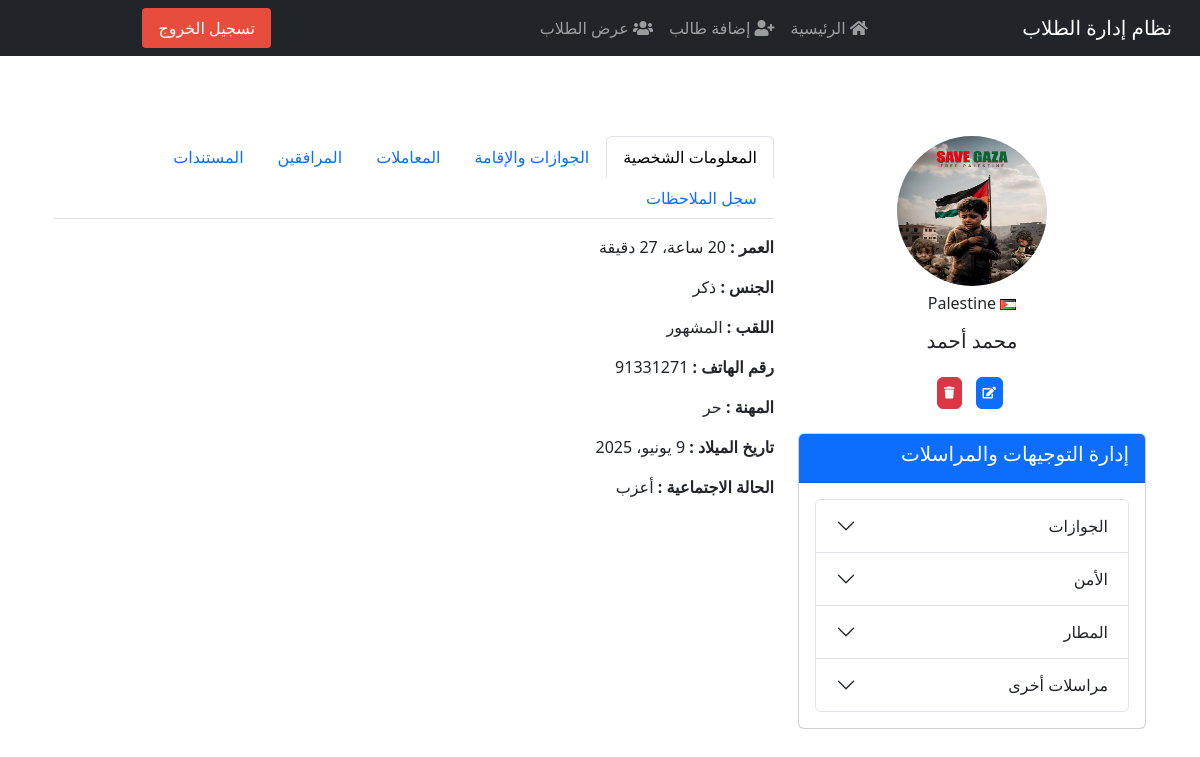
Page /student/students/1/ (signed in) on the committed database.
### students/models.py (models this page shows, shortened)
class Student(models.Model):
    class Meta:
        verbose_name        = "الطالب"
        verbose_name_plural = "الطلاب"
    image = models.ImageField(upload_to='students_images/', blank=True, null=True, verbose_name="صورة الطالب")
    note = models.TextField(blank=True, null=True, verbose_name="ملاحظة")
    GENDER_CHOICES = [
        ('M', 'ذكر'),
        ('F', 'أنثى'),
    ]
    nationality = CountryField(verbose_name="الجنسية")
    MARITAL_STATUS_CHOICES = [
        ('single', 'أعزب'),
        ('married', 'متزوج'),
        ('divorced', 'مطلق'),
        ('widowed', 'أرمل'),
    ]
    first_name = models.CharField(max_length=100, verbose_name="الاسم الأول")
    last_name = models.CharField(max_length=100, verbose_name="اللقب")
    birth_date = models.DateField(verbose_name="تاريخ الميلاد")
    gender = models.CharField(max_length=1, choices=GENDER_CHOICES, verbose_name="الجنس")
    image = models.ImageField(upload_to='students_images/', blank=True, null=True, verbose_name="صورة الطالب")
    nationality = CountryField(verbose_name="الجنسية")
    job = models.CharField(max_length=100, verbose_name="الوظيفة", blank=True, null=True)
    marital_status = models.CharField(max_length=10, choices=MARITAL_STATUS_CHOICES, verbose_name="الحالة الاجتماعية")
    passport_number = models.CharField(max_length=50, blank=True, null=True, verbose_name="رقم الجواز")
    registration_number = models.CharField(max_length=50, blank=True, null=True, verbose_name="رقم التسجيل")
    place_of_issue = models.CharField(max_length=100, blank=True, null=True, verbose_name="مكان الإصدار")
    passport_number_old = models.CharField(max_length=50, blank=True, null=True)
    purpose = models.CharField(max_length=100, blank=True, null=True, verbose_name="الغرض")
    registration_place = models.CharField(max_length=100, blank=True, null=True, verbose_name="مكان التسجيل")
    visa_number = models.CharField(max_length=50, blank=True, null=True, verbose_name="رقم التأشيرة")
    date_of_issued = models.DateField(blank=True, null=True, verbose_name="تاريخ الإصدار")
    port_name = models.CharField(max_length=100, blank=True, null=True, verbose_name="اسم الميناء")
    date_of_registration = models.DateField(blank=True, null=True, verbose_name="تاريخ التسجيل")
    place_of_issued_residence = models.CharField(max_length=100, blank=True, null=True, verbose_name="مكان إصدار الإقامة")
    residence_number = models.CharField(max_length=50, blank=True, null=True, verbose_name="رقم الإقامة")
    residence_issue_place = models.CharField(max_length=100, blank=True, null=True, verbose_name="مكان إصدار الإقامة")
    residence_issued_date = models.DateField(blank=True, null=True, verbose_name="تاريخ إصدار الإقامة")
    residence_end_date = models.DateField(blank=True, null=True, verbose_name="تاريخ انتهاء الإقامة")
    reference_number = models.CharField(max_length=50, blank=True, null=True, verbose_name="الرقم المرجعي")
    entry_date = models.DateField(blank=True, null=True, verbose_name="تاريخ الدخول")
    end_date = models.DateField(blank=True, null=True, verbose_name="تاريخ المغادرة")
    registration_date = models.DateField(blank=True, null=True, verbose_name="تاريخ التسجيل")
    end_registration_date = models.DateField(blank=True, null=True, verbose_name="تاريخ انتهاء التسجيل")
    type_of_services = models.CharField(max_length=100, blank=True, null=True, verbose_name="نوع الخدمات")
    issuing_authority = models.CharField(max_length=100, blank=True, null=True, verbose_name="الجهة المصدرة")
    phone_number = models.CharField(max_length=20, blank=True, null=True, verbose_name="رقم الهاتف")
    companion_name = models.CharField(max_length=100, blank=True, null=True, verbose_name="اسم المرافق")
    companion_nationality = models.CharField(max_length=100, blank=True, null=True, verbose_name="جنسية المرافق")
    companion_relationship = models.CharField(max_length=100, blank=True, null=True, verbose_name="صلة القرابة")
    companion_passport_number = models.CharField(max_length=50, blank=True, null=True, verbose_name="رقم جواز المرافق")
    companion_residence_number = models.CharField(max_length=50, blank=True, null=True, verbose_name="رقم إقامة المرافق")
    companion_residence_end_date = models.DateField(blank=True, null=True, verbose_name="تاريخ انتهاء إقامة المرافق")
    note = models.TextField(blank=True, null=True, verbose_name="ملاحظة")
    class Meta:
        permissions = [
            ("can_create_correspondence", "Can create correspondence/letters"),
        ]

### students/views.py (the view)
# urls.py: path('students/<int:student_id>/',         StudentDetailView.as_view(), name='student_detail'),
class StudentDetailView(LoginRequiredMixin, DetailView):
    model = Student
    template_name = 'students/student_detail.html'
    pk_url_kwarg = 'student_id'
    context_object_name = 'student'

### students/templates/students/student_detail.html (shortened to what this page needs)
{% extends "students/base.html" %}
{% load static %}
{% block content %}
<div class="container stu-details">
  <div class="row">
    <div class="col-md-4">
      <div class="text-center mb-4">
        {% if student.image and student.image.url %}
          <img src="{{ student.image.url }}" class="rounded-circle img-fluid" alt="Student Image" style="width: 150px; height: 150px;">
        {% else %}
          <img src="{% static 'students/default.png' %}" class="rounded-circle img-fluid" alt="Default Image" style="width: 150px; height: 150px;">
        {% endif %}
        <h6 class="st-na mt-2">
          <img src="{% static 'flags/' %}{{ student.nationality.code|lower }}.gif" alt="{{ student.nationality.name }}">
          {{ student.nationality.name }}
        </h6>
        <h5 class="mt-3 st-name">{{ student.first_name }}</h5>
      </div>
      <div class="student-actions mb-4 text-center">
        <a href="{% url 'students:student_update' student.id %}" class="btn btn-primary me-1">
          <i class="fas fa-edit"></i>
        </a>
        <form action="{% url 'students:student_delete' student.id %}" method="post" class="d-inline">
          <button type="submit" class="btn btn-danger" onclick="return confirm('هل أنت متأكد من حذف هذا الطالب؟');">
            <i class="fas fa-trash"></i>
          </button>
        </form>
      </div>
      <div class="card">
        <div class="card-header bg-primary text-white">
          <h5 class="card-title">إدارة التوجيهات والمراسلات</h5>
        </div>
        <div class="card-body">
          <div class="accordion" id="directiveAccordion">
            <div class="accordion-item">
              <h2 class="accordion-header" id="headingPassport">
                <button class="accordion-button collapsed" type="button" data-bs-toggle="collapse" data-bs-target="#collapsePassport" aria-expanded="false" aria-controls="collapsePassport">
                  الجوازات
                </button>
              </h2>
            </div>
            <div class="accordion-item">
              <h2 class="accordion-header" id="headingSecurity">
                <button class="accordion-button collapsed" type="button" data-bs-toggle="collapse" data-bs-target="#collapseSecurity" aria-expanded="false" aria-controls="collapseSecurity">
                  الأمن
                </button>
              </h2>
            </div>
            <div class="accordion-item">
              <h2 class="accordion-header" id="headingAirport">
                <button class="accordion-button collapsed" type="button" data-bs-toggle="collapse" data-bs-target="#collapseAirport" aria-expanded="false" aria-controls="collapseAirport">
                  المطار
                </button>
              </h2>
            </div>
            <div class="accordion-item">
              <h2 class="accordion-header" id="headingCorrespondence">
                <button class="accordion-button collapsed" type="button" data-bs-toggle="collapse" data-bs-target="#collapseCorrespondence" aria-expanded="false" aria-controls="collapseCorrespondence">
                  مراسلات أخرى
                </button>
              </h2>
            </div>
          </div>
        </div>
      </div>
    </div>
    <div class="col-md-8">
      <ul class="nav nav-tabs" id="studentTabs" role="tablist">
        <li class="nav-item">
          <button class="nav-link active" id="personal-tab" data-bs-toggle="tab" data-bs-target="#personal" type="button">المعلومات الشخصية</button>
        </li>
        <li class="nav-item">
          <button class="nav-link" id="passport-tab" data-bs-toggle="tab" data-bs-target="#passport" type="button">الجوازات والإقامة</button>
        </li>
        <li class="nav-item">
          <button class="nav-link" id="services-tab" data-bs-toggle="tab" data-bs-target="#services" type="button">المعاملات</button>
        </li>
        <li class="nav-item">
          <button class="nav-link" id="companion-tab" data-bs-toggle="tab" data-bs-target="#companion" type="button">المرافقين</button>
        </li>
        <li class="nav-item">
          <button class="nav-link" id="documents-tab" data-bs-toggle="tab" data-bs-target="#documents" type="button">المستندات</button>
        </li>
        <li class="nav-item">
          <button class="nav-link" id="note-tab" data-bs-toggle="tab" data-bs-target="#note" type="button">سجل الملاحظات</button>
        </li>
      </ul>
      <div class="tab-content mt-3">
        <div class="tab-pane fade show active" id="personal">
          <p><strong>العمر :</strong> {{ student.birth_date|timesince }}</p>
          <p><strong>الجنس :</strong> {{ student.get_gender_display }}</p>
          <p><strong>اللقب :</strong> {{ student.last_name }}</p>
          <p><strong>رقم الهاتف :</strong> {{ student.phone_number }}</p>
          <p><strong>المهنة :</strong> {{ student.job }}</p>
          <p><strong>تاريخ الميلاد :</strong> {{ student.birth_date }}</p>
          <p><strong>الحالة الاجتماعية :</strong> {{ student.get_marital_status_display }}</p>
        </div>
      </div>
    </div>
  </div>
</div>
{% endblock %}

### students/static/css/style.css (style rules this page uses)
body { font-family: 'Tajawal', sans-serif; text-align: right; }
.card { margin-bottom: 20px; }
.card-header { font-size: 1.2em; font-weight: bold; }
.card-body { padding: 20px; }
h6.st-na { margin-top: 16px; }
.student-actions { margin-top: 10px; display: flex; gap: 10px; justify-content: center; }
a.btn.btn-primary, .btn.btn-danger { font-size: 12px; padding: 6px; }
.container { padding: 20mm; background: transparent; }
.stu-details { margin-top: -80px; }

### students/templates/students/student_detail.html (style rules this page uses)
.accordion-button { justify-content: flex-start; }
.accordion-button::after { margin-left: 0; margin-right: auto; }

### rows in the picture
Student: image (picture), nationality.name "Palestine", first_name "محمد أحمد", birth_date "20 ساعة، 27 دقيقة", gender "ذكر", last_name "المشهور", phone_number "91331271", job "حر", birth_date "9 يونيو، 2025", marital_status "أعزب"
